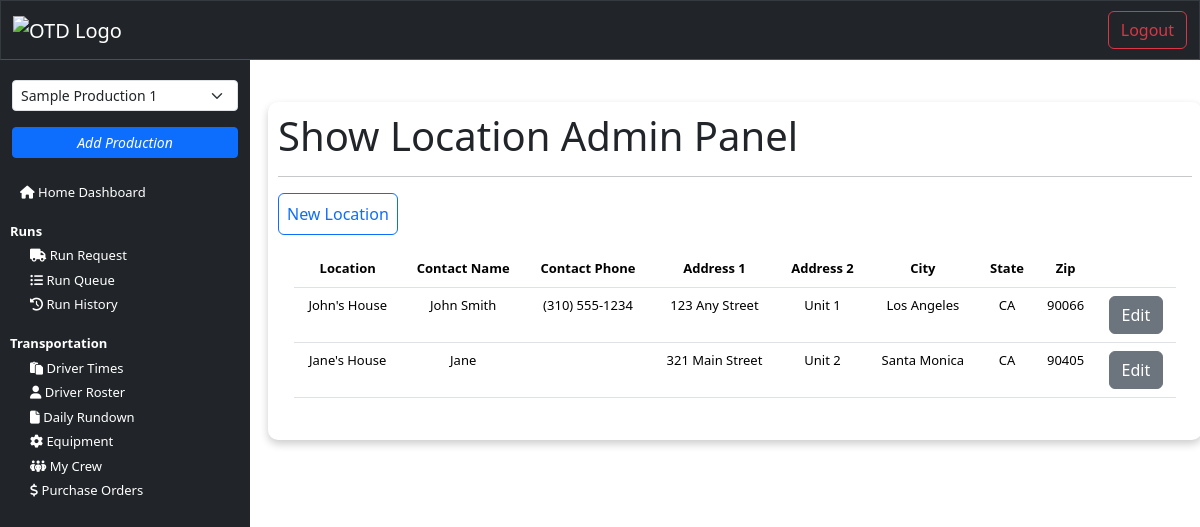
/location_admin (signed in), run on the app's committed database.
### core/models.py (models this page shows, shortened)
class Location(models.Model):
    production_title = models.CharField(max_length=150, null=True)
    location_name = models.CharField(max_length=100)
    location_contact = models.CharField(max_length=15, blank=True)
    location_phone = models.CharField(max_length=15, blank=True)
    location_address_1 = models.CharField(max_length=100)
    location_address_2 = models.CharField(max_length=100, null=True, blank=True)
    location_city = models.CharField(max_length=100)
    location_state = models.CharField(max_length=2)
    location_zip = models.CharField(max_length=10)
    shoot_date = models.DateField(null=True, blank=True)
    shoot_day = models.IntegerField(null=True, blank=True)

### interface/views.py (the view)
# urls.py: path('location_admin', views.location_admin, name="location_admin"),
@login_required(login_url=login)
def location_admin(request):
    locations = Location.objects.all()
    user = get_object_or_404(NewUser, id=request.user.id)
    user_productions = user.productions.filter(is_active=True)
    production_title_in_session = request.session.get('production_title')
    if production_title_in_session:
        locations = locations.filter(production_title=production_title_in_session)
    context = {
        'locations': locations,
        'user_productions': user_productions,
    }
    return render(request, 'interface/location_admin.html', context = context)

### interface/templates/interface/location_admin.html (shortened to what this page needs)
{% extends 'interface/layout.html' %}
{% load crispy_forms_tags %}
{% block content %}
    <main>
        <br>
        <div class="container card-body">
            <h1>Show Location Admin Panel</h1>
            <hr>
            <a class="btn btn-outline-primary p-2" href="{% url 'add_location' %}">New Location</a>
            <div class="table-responsive p-3">
                <table class="table">
                    <thead>
                        <tr>
                            <th scope="col">Location</th>
                            <th scope="col">Contact Name</th>
                            <th scope="col" class="hidden-column">Contact Phone</th>
                            <th scope="col">Address 1</th>
                            <th scope="col">Address 2</th>
                            <th scope="col">City</th>
                            <th scope="col">State</th>
                            <th scope="col">Zip</th>
                            <th scope="col"></th>
                        </tr>
                    </thead>
                    <tbody>
                        {% for location in locations %}
                            <tr>
                                <td>{{ location.location_name }}</td>
                                <td>{{ location.location_contact }}</td>
                                <td>{{ location.location_phone }}</td>
                                <td>{{ location.location_address_1 }}</td>
                                <td>{{ location.location_address_2 }}</td>
                                <td>{{ location.location_city }}</td>
                                <td>{{ location.location_state }}</td>
                                <td>{{ location.location_zip }}</td>
                                <td>
                                    <a href="{% url 'view_location' location.id %}" class="btn btn-secondary">Edit</a>
                                </td>
                            </tr>
                        {% endfor %}
                    </tbody>
                </table>
            </div>
        </div>
    </main>
{% endblock %}

### static/css/style.css (style rules this page uses)
body { padding: 0; margin: 0; background-color: white; }
main { margin: 0; padding: 0; }
.card-body { padding: 20px; margin: 20px; border-radius: 10px; box-shadow: 0 4px 8px 0 rgba(0,0,0,0.2); background-color: white; }
td, th { text-align: center; }
@media (min-width: 768px) { .card-body { padding: 10px; margin: 10px; font-size: small; } }
@media (min-width: 994px) { th { white-space: nowrap; } }

### data on the page
Location: location_name "John's House", location_contact "John Smith", location_phone "(310) 555-1234", location_address_1 "123 Any Street", location_address_2 "Unit 1", location_city "Los Angeles", location_state "CA", location_zip "90066"
Location: location_name "Jane's House", location_contact "Jane", location_address_1 "321 Main Street", location_address_2 "Unit 2", location_city "Santa Monica", location_state "CA", location_zip "90405"

### other printed values
form field production_title "Sample Production 1"
